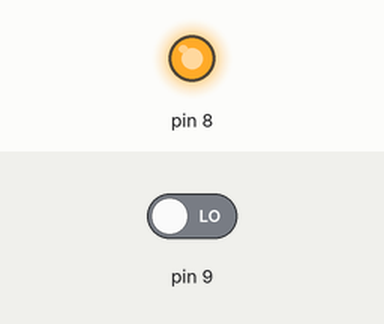
This sketch was run on a simulated Arduino Uno, built with avr-gcc and run on an emulated ATmega328P. Parts: output pins drawn as LEDs (lit = HIGH). The test bench sets the inputs (shaded band); at power-on: pin 9 LOW.

Above: at 1.2 s.
1.3 s: pin 9 driven HIGH
At 2.3 s:
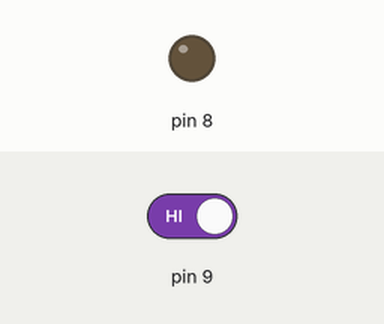
2.8 s: pin 9 driven LOW
At 3.4 s:
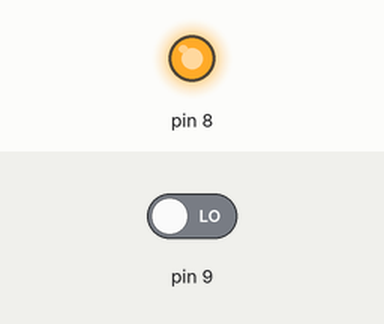
Timing chart, 0 to 5.8 s (numbered marks = the images above; inputs shaded):
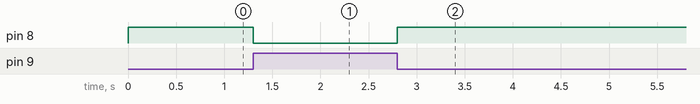

Measured:
- after the input at 1.3 s, pin 8: HIGH → LOW at once
- after the input at 2.8 s, pin 8: LOW → HIGH at once

The sketch:

led.ino
```cpp
int x;

void setup() {
  // put your setup code here, to run once:
  pinMode(9, INPUT);
  pinMode(8, OUTPUT);

}

void loop() {
  // put your main code here, to run repeatedly:
  x = digitalRead(9);
if (x == HIGH) {
   digitalWrite(8, LOW);
 }
 else {
   digitalWrite(8, HIGH);
   }
}
```
